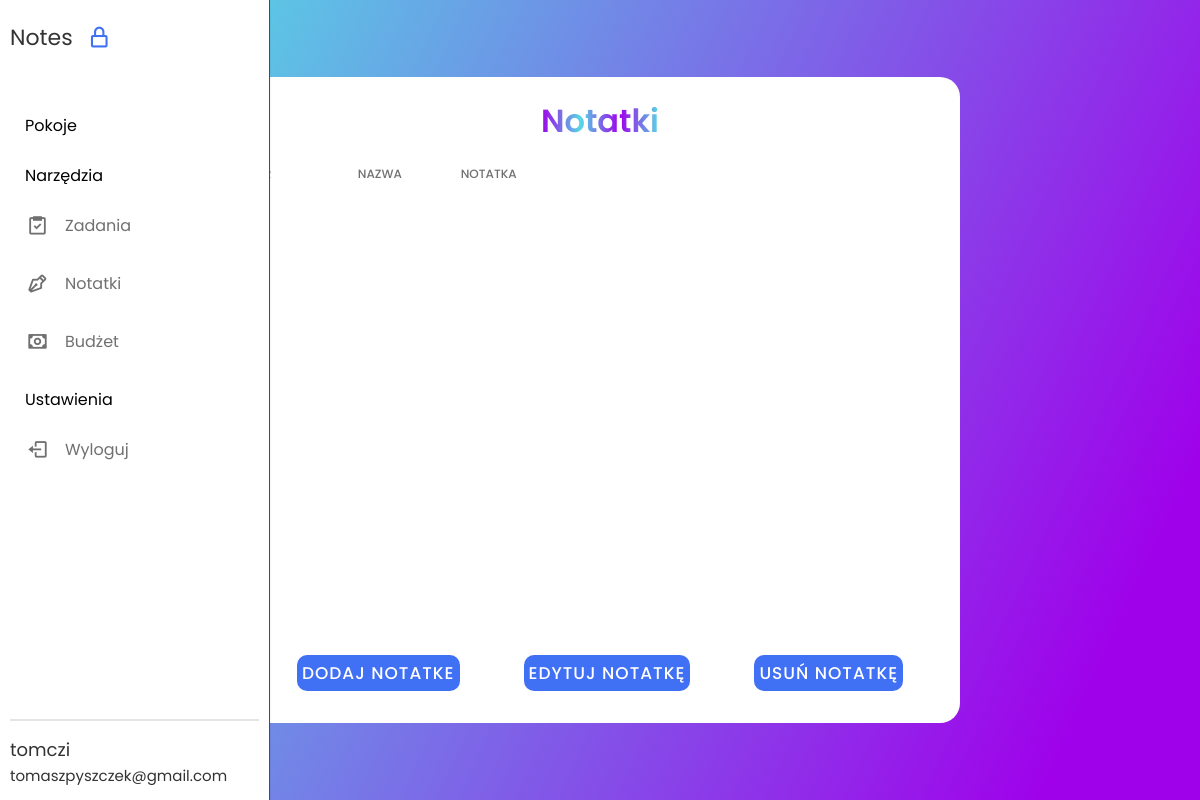
Before: /notes_room.php (signed in) with the older database file.
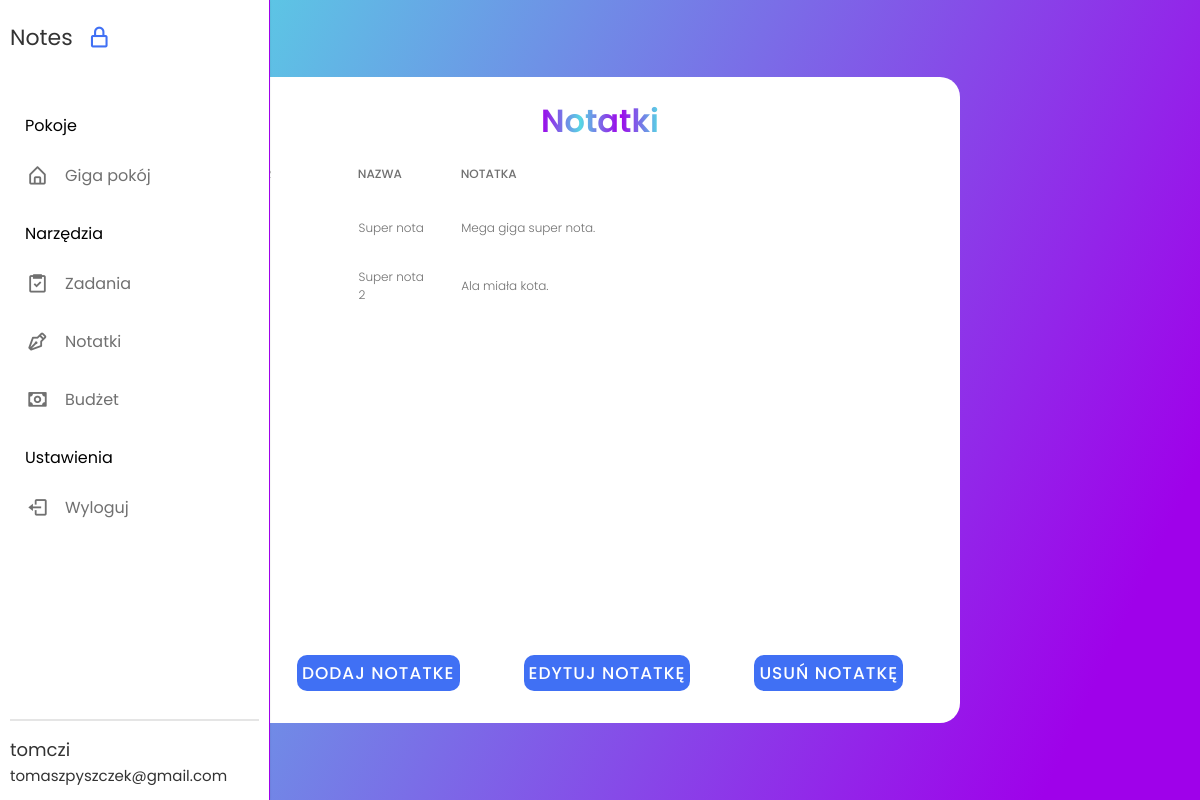
After: the same page with the newer database file.
### tables this page shows
CREATE TABLE `room` (
  `room_id` int(11) NOT NULL,
  `room_name` varchar(45) DEFAULT 'Giga pokój',
  `user_id` int(11) NOT NULL
);

CREATE TABLE `notes` (
  `notes_id` int(11) NOT NULL,
  `title` varchar(45) NOT NULL DEFAULT 'Title',
  `note` varchar(500) DEFAULT NULL,
  `room_id` int(11) NOT NULL
);

### notes_room.php (the view, shortened to what this page needs)
<?php
include "config/config.php";
$pdo4 = new PDO("mysql:host=$host;dbname=$dbname", $user, $password);
$sql7 = "SELECT * FROM notes WHERE room_id IN (SELECT room_id FROM room WHERE user_id = :userId)";
$statement = $pdo4->prepare($sql7);
$statement->bindParam(':userId', $_SESSION['user_id']);
$statement->execute();
$notes = $statement->fetchAll(PDO::FETCH_ASSOC);
?>
<!DOCTYPE html>
<html lang="en">
  <head>
    <link rel="stylesheet" href="create_room_style.css" />
    <link flex href="https://unpkg.com/boxicons@2.1.4/css/boxicons.min.css" rel="stylesheet" />
  </head>
  <body>
    <nav class="sidebar hoverable">
      <div class="logo_items flex">
        <span class="logo_name">Notes</span>
        <i class="bx bx-lock-alt" id="lock-icon" title="Unlock Sidebar"></i>
      </div>
      <div class="menu_container">
        <div class="menu_items">
         <?php include "rooms.php"; ?>
          <ul class="menu_item">
            <div class="menu_title flex">
              <span class="title">Narzędzia</span>
            </div>
            <li class="item">
              <a href="tasks.php" class="link flex">
                <i class="bx bx-task"></i>
                <span>Zadania</span>
              </a>
            </li>
            <li class="item">
                <a href="notes_room.php" class="link flex">
                  <i class="bx bx-pen"></i>
                  <span>Notatki</span>
                </a>
              </li>
              <li class="item">
                <a href="budget.php" class="link flex">
                  <i class="bx bx-money"></i>
                  <span>Budżet</span>
                </a>
              </li>
          <ul class="menu_item">
            <div class="menu_title flex">
              <span class="title">Ustawienia</span>
            </div>
            <li class="item">
              <a href="logout.php" class="link flex">
                <i class="bx bx-log-out"></i>
                <span>Wyloguj</span>
              </a>
            </li>
          </ul>
        </div>
        <div class="sidebar_profile flex">
          <div class="data_text">
            <span class="name"><?php echo $_SESSION['username'] ?> <br> </span>
            <span class="email"><?php echo $_SESSION['mail'] ?></span>
          </div>
        </div>
      </div>
    </nav>
    <div class="tasks-section">
        <span class="title">Notatki</span>
        <div class="tbl-header">
        <table cellpadding="0" cellspacing="0" border="0">
            <thead>
                <tr>
                    <th width="8%">Nr</th>
                    <th width="8%">Nazwa</th>
                    <th width="40%">Notatka</th>
                </tr>
            </thead>
        </table>
        </div>
        <div class="tbl-content">
            <table id="table" cellpadding="0" cellspacing="0" border="0">
                <tbody>
                    <?php
                    foreach ($notes as $note) {
                    ?>
                        <tr>
                            <td width="8%"><?php echo $note['notes_id']; ?></td>
                            <td width="8%"><?php echo $note['title']; ?></td>
                            <td width="40%"><?php echo $note['note']; ?></td>
                        </tr>
                    <?php } ?>
                </tbody>
            </table>
        </div>
        <div class="btn-section">
            <div>
                <input type="submit" value="Dodaj Notatke" onclick="popupAdd();">
            </div>
            <div>
                <input type="submit" value="Edytuj Notatkę" onclick="popupEdit();">
            </div>
            <div>
            <input type="submit" value="Usuń notatkę" id="delete-note-btn">
            </div>
        </div>
  </body>
</html>

### rooms.php (shortened to what this page needs)
<?php
include "config/config.php";
$pdo1 = new PDO("mysql:host=$host;dbname=$dbname", $user, $password);
$sql4 = "SELECT * FROM room WHERE user_id = :userId";
$statement = $pdo1->prepare($sql4);
$statement->bindParam(':userId', $_SESSION['user_id']);
$statement->execute();
$rooms = $statement->fetchAll(PDO::FETCH_ASSOC);
?>
        <ul class="menu_item">
            <div class="menu_title flex">
                <span class="title">Pokoje</span>
            </div>
            <?php foreach ($rooms as $room) { ?>
                <li class="item">
                    <a href="#" class="link flex">
                        <i class="bx bx-home-alt"></i>
                        <span><?php echo $room['room_name']; ?></span>
                    </a>
                </li>
            <?php } ?>
        </ul>

Changed rows visible on the page:
added room: room_name "Giga pokój"
added notes: title "Super nota", note "Mega giga super nota."
added notes: title "Super nota 2", note "Ala miała kota."
